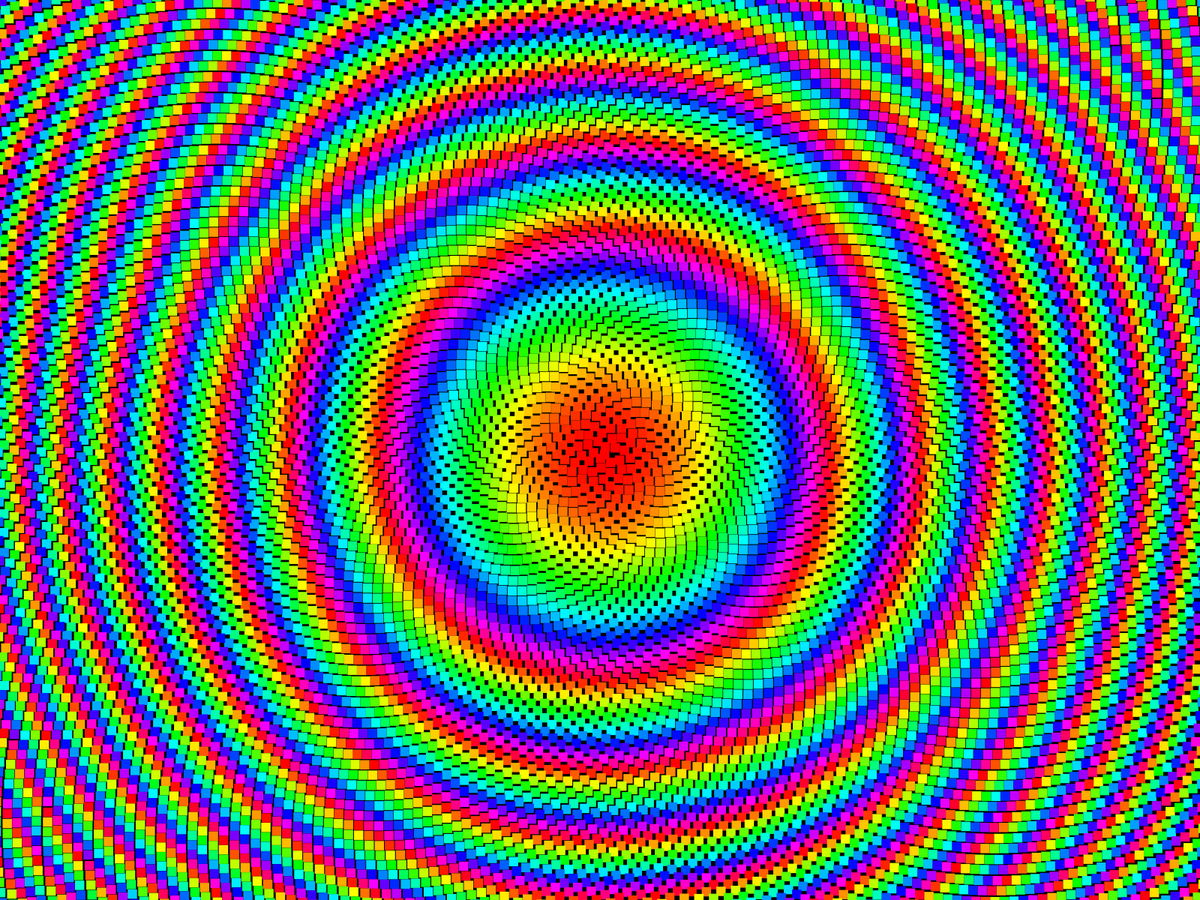
Frame 1 (no input)
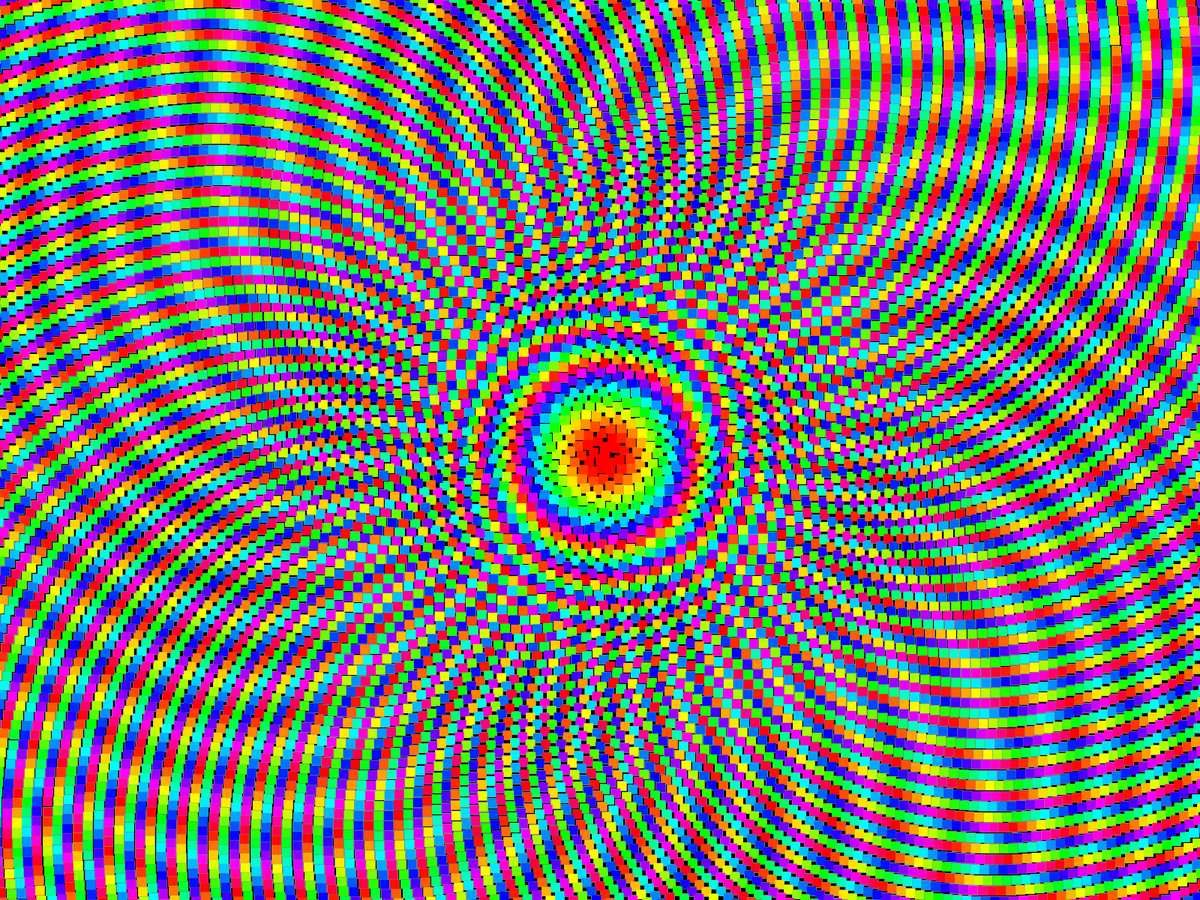
Frame 60 (the mouse pressed at the canvas centre just before this capture)
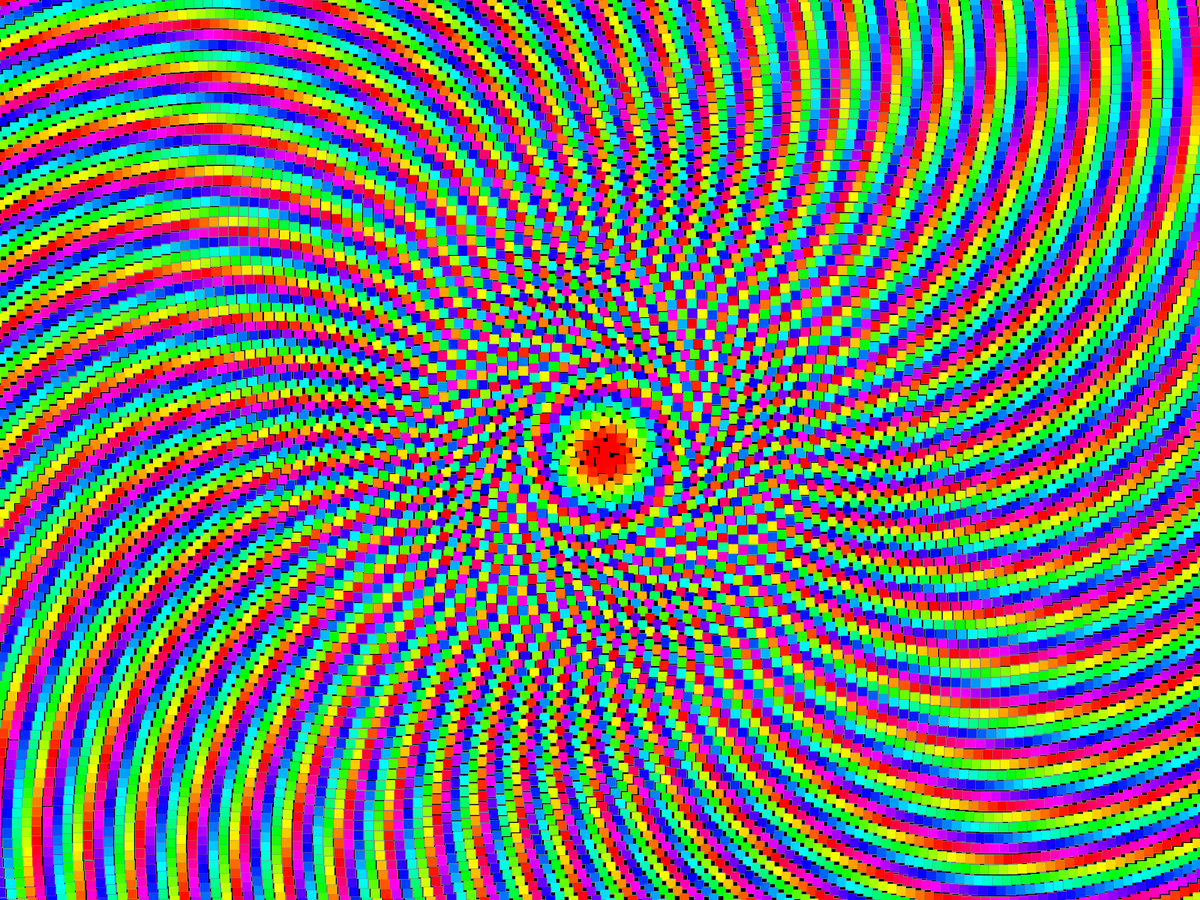
Frame 120 (the mouse held since frame 60 and released just before this capture)

The Processing sketch that drew these frames (run headless with seeded random() and noise(); from frame 60 on, the mouse is pressed at the canvas centre):

// Processing sketch: Phyllotaxis
// ── Phyllotaxis.pde
int n = 100000;
float mult = 0.1;
float scale = 2.5;
float ga;//golden angle 137.507764... or 137.5 to visualize

void setup(){
  //size(400, 400);
  fullScreen();
  colorMode(HSB, 360, 100, 100);
  background(0);
  noStroke();
  ga = PI*(3.-sqrt(5));//https://en.wikipedia.org/wiki/Golden_angle
}

void keyPressed(){
  if(key=='r'){
    mult = 0;
  }
}

void draw(){
  translate(width/2, height/2);
  for(float i = 0; i < n; i++){
    float a = i * ga;
    float r = 3*scale * sqrt(i);
    float x = r*cos(a);
    float y = r*sin(a);
    float hue = (a-r)*mult%360;
    fill(hue, 100, 100);
    rect(x, y, 5*scale, 5*scale);
  }
  mult+=0.01;
}
